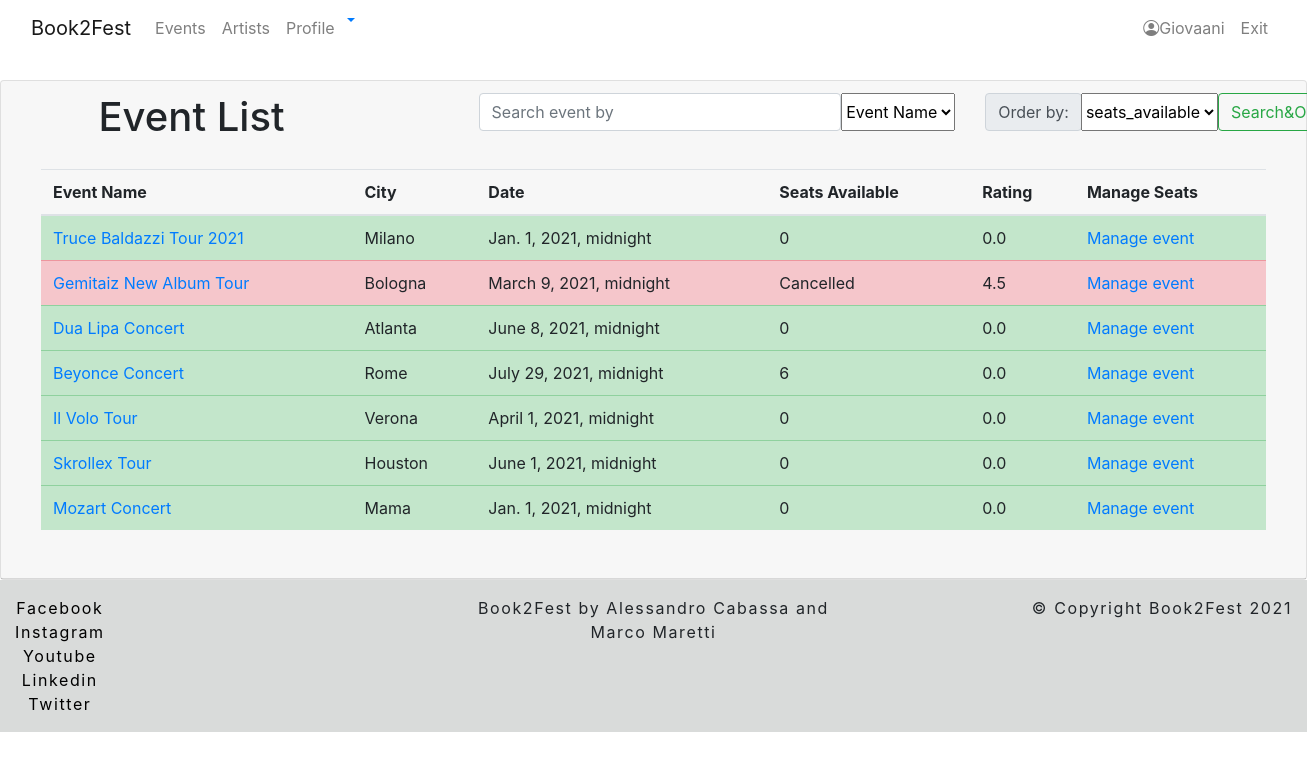
The app's page /book2fest/event/list (signed in) with its own data.
### book2fest/models.py (models this page shows, shortened)
class EventProfile(models.Model):
    user = models.ForeignKey(OrganizerProfile, related_name='event_user', on_delete=models.CASCADE)
    event_name = models.CharField(max_length=60)
    brief_description = models.TextField()
    description = models.TextField()
    artist_list = models.ManyToManyField(Artist)
    city = models.CharField(max_length=32)
    province = models.CharField(max_length=2)
    cap = models.CharField(max_length=5)
    country = models.CharField(max_length=32)
    address = models.CharField(max_length=32)
    how_to_reach = models.CharField(max_length=300)
    max_capacity = models.IntegerField()
    seats_available = models.IntegerField(default=None, blank=True, null=True)
    avg_rating = models.FloatField(default=None, blank=True, null=True)
    event_start = models.DateTimeField()
    event_end = models.DateTimeField()
    services = models.ManyToManyField(Service)# An event has many services, a service can be offered by many events (m to n)
    cancelled = models.BooleanField(default=False)

### book2fest/views.py (the view, shortened to what this page needs)
# urls.py: path('event/list', EventList.as_view(), name='event-list'),
class EventList(ListView):
    model = EventProfile
    template_name = "book2fest/event/list.html"
    def get_queryset(self):
        result = super(EventList, self).get_queryset()
        query = self.request.GET.get('search', None)
        filter = self.request.GET.get('search-filter', None)
        return result
    def get_ordering(self):
        ordering = self.request.GET.get('order-filter')
        if ordering == "avg_rating":
            ordering = "-avg_rating"
        if ordering == "seats_available":
            ordering = "-seats_available"
        return ordering
    def get_context_data(self, *, object_list=None, **kwargs):
        context = super(EventList, self).get_context_data(**kwargs)
        context['order_filters'] = ['event_name', 'event_start', 'avg_rating', 'seats_available']
        try:
            for event in self.object_list:
                event_seats = Seat.objects.all().filter(event=event.pk)
                seat_not_available = Seat.objects.all().filter(event=event.pk, available=False).count()
                event.seats_available  = event_seats.count() - seat_not_available
                event_tickets = Ticket.objects.all().filter(seat__in=event_seats)
                qs = Review.objects.filter(ticket__in=event_tickets).aggregate(Avg('rating'))
                if not qs.get('rating__avg'):
                    event.avg_rating = 0.0
                else:
                    event.avg_rating = qs.get('rating__avg')
                event.save()
            if not isinstance(self.request.user, AnonymousUser):
                context['organizer'] = OrganizerProfile.objects.get(user=self.request.user)
        except ObjectDoesNotExist:
            context['organizer'] = None
        return context

### book2fest/templates/book2fest/event/list.html (shortened to what this page needs)
{% extends 'base_list.html' %}
{% block content_title %}Event List{% endblock %}
{% block thead %}
    <th>Event Name</th>
    <th>City</th>
    <th>Date</th>
    <th>Seats Available</th>
    <th>Rating</th>
    {% if organizer %}
    <th>Manage Seats</th>
    {% endif%}
{% endblock %}
{% block tbody %}
    {% for event in object_list  %}
            {% if event.available == 0 or event.cancelled %}
                <tr class="table-danger">
            {% else %}
                <tr class="table-success">
            {% endif %}
            <td><a href="{% url 'book2fest:event-detail' event.pk %}">{{ event.event_name }}</a></td>
            <td>{{ event.city }}</td>
            <td>{{ event.event_start }}</td>
            {% if event.cancelled %}
                <td>Cancelled</td>
            {% else %}
                <td>{{ event.seats_available}}</td>
            {% endif %}
            <td>{{event.avg_rating}}</td>
            {% if organizer %}
            <td><a href="{% url 'book2fest:manage-seat' event.pk %}">Manage event</a></td>
            {% endif%}
        </tr>
    {% endfor %}
{% endblock %}

### templates/navbar.html (shortened to what this page needs)
{% load notifications_tags %}
<header>
    <nav class="navbar navbar-expand-md navbar-light bg-white fixed-top">
        <div class="container-fluid">
            <a class="navbar-brand" href="{% url 'homepage' %}">Book2Fest</a>
            <div class="collapse navbar-collapse justify-content-between " id="navbarCollapse">
                <ul class="navbar-nav me-auto mb-2 mb-md-0 ">
                    <li class="nav-item">
                        <a class="nav-link" aria-current="page" href="{% url 'book2fest:event-list' %}">Events</a>
                    </li>
                    <li class="nav-item">
                        <a class="nav-link" href="{% url 'book2fest:artist-list' %}">Artists</a>
                    </li>
                    <li class="nav-item">
                        <a class="nav-link" href="{% url 'book2fest:user-profile' %}">Profile</a>
                    </li>
                    <li class="dropdown">
                        <a href="#" class="dropdown-toggle" data-toggle="dropdown">
                        </a>
                    </li>
                </ul>
                <ul class="navbar-nav">
                    <li class="nav-item">
                        {% if not user.is_authenticated %}
                            <ul class="navbar-nav me-auto mb-2 mb-md-0 ">
                                <li class="nav-item">
                                    <a class="nav-link" href="{% url 'login' %}">Log in</a>
                                </li>
                                <li>
                                    <a class="nav-link" href="{% url 'user-create' %}">Register</a>
                                </li>
                            </ul>
                        {% else %}
                            <ul class="navbar-nav me-auto mb-2 mb-md-0 ">
                                <li class="nav-item">
                            <a class="nav-link" href="{% url 'book2fest:user-profile' %}"><i class="bi bi-person-circle"></i>{{ user.username }}</a>
                                </li>
                                <li>
                                    <a class="nav-link" href="{% url 'logout' %}">Exit</a>
                                </li>
                            </ul>
                        {% endif %}
                    </li>
                </ul>
            </div>
        </div>
    </nav>
</header>

### static/css/main.css (style rules this page uses)
body { margin-top: 5rem; overflow-x: hidden; }

### records on screen
EventProfile: event_name "Truce Baldazzi Tour 2021", city "Milano", event_start "Jan. 1, 2021, midnight", seats_available "0", avg_rating "0.0"
EventProfile: event_name "Gemitaiz New Album Tour", city "Bologna", event_start "March 9, 2021, midnight", cancelled "Cancelled", avg_rating "4.5"
EventProfile: event_name "Dua Lipa Concert", city "Atlanta", event_start "June 8, 2021, midnight", seats_available "0", avg_rating "0.0"
EventProfile: event_name "Beyonce Concert", city "Rome", event_start "July 29, 2021, midnight", seats_available "6", avg_rating "0.0"
EventProfile: event_name "Il Volo Tour", city "Verona", event_start "April 1, 2021, midnight", seats_available "0", avg_rating "0.0"
EventProfile: event_name "Skrollex Tour", city "Houston", event_start "June 1, 2021, midnight", seats_available "0", avg_rating "0.0"
EventProfile: event_name "Mozart Concert", city "Mama", event_start "Jan. 1, 2021, midnight", seats_available "0", avg_rating "0.0"

### other values on screen
{{ user.username }} "Giovaani"
form field order-filter "seats_available"
